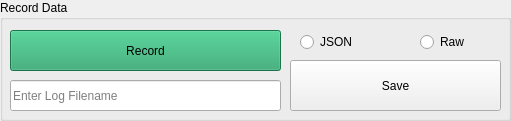
   <widget class="QGroupBox" name="groupBox_9">
    <property name="geometry">
     <rect>
      <x>1150</x>
      <y>950</y>
      <width>511</width>
      <height>121</height>
     </rect>
    </property>
    <property name="title">
     <string>Record Data</string>
    </property>
    <widget class="QPushButton" name="saveButton">
     <property name="geometry">
      <rect>
       <x>290</x>
       <y>60</y>
       <width>211</width>
       <height>51</height>
      </rect>
     </property>
     <property name="text">
      <string>Save</string>
     </property>
    </widget>
    <widget class="QRadioButton" name="jsonRadioBtn">
     <property name="geometry">
      <rect>
       <x>300</x>
       <y>30</y>
       <width>71</width>
       <height>24</height>
      </rect>
     </property>
     <property name="text">
      <string>JSON</string>
     </property>
    </widget>
    <widget class="QRadioButton" name="rawRadioBtn">
     <property name="geometry">
      <rect>
       <x>420</x>
       <y>30</y>
       <width>71</width>
       <height>24</height>
      </rect>
     </property>
     <property name="text">
      <string>Raw</string>
     </property>
    </widget>
    <widget class="QPushButton" name="recordBtn">
     <property name="geometry">
      <rect>
       <x>10</x>
       <y>30</y>
       <width>271</width>
       <height>41</height>
      </rect>
     </property>
     <property name="styleSheet">
      <string notr="true">background-color: rgb(38, 162, 105);
</string>
     </property>
     <property name="text">
      <string>Record</string>
     </property>
    </widget>
    <widget class="QLineEdit" name="filenameLBx">
     <property name="geometry">
      <rect>
       <x>10</x>
       <y>80</y>
       <width>271</width>
       <height>31</height>
      </rect>
     </property>
     <property name="placeholderText">
      <string>Enter Log Filename</string>
     </property>
    </widget>
   </widget>
